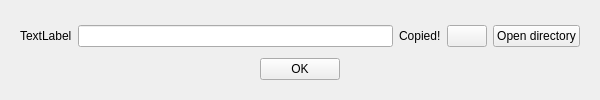
<?xml version="1.0" encoding="UTF-8"?>
<ui version="4.0">
 <class>Form</class>
 <widget class="QWidget" name="Form">
  <property name="geometry">
   <rect>
    <x>0</x>
    <y>0</y>
    <width>600</width>
    <height>100</height>
   </rect>
  </property>
  <property name="windowTitle">
   <string>Form</string>
  </property>
  <layout class="QHBoxLayout" name="horizontalLayout">
   <item>
    <widget class="QWidget" name="widget" native="true">
     <layout class="QVBoxLayout" name="verticalLayout_2">
      <item>
       <layout class="QHBoxLayout" name="horizontalLayout_2">
        <item>
         <widget class="QLabel" name="progress_label">
          <property name="text">
           <string>TextLabel</string>
          </property>
         </widget>
        </item>
        <item>
         <widget class="QWidget" name="finish_postprocess_widget" native="true">
          <layout class="QHBoxLayout" name="horizontalLayout_3">
           <property name="leftMargin">
            <number>0</number>
           </property>
           <property name="topMargin">
            <number>0</number>
           </property>
           <property name="rightMargin">
            <number>0</number>
           </property>
           <property name="bottomMargin">
            <number>0</number>
           </property>
           <item>
            <widget class="QLineEdit" name="save_path_line_edit">
             <property name="readOnly">
              <bool>true</bool>
             </property>
            </widget>
           </item>
           <item>
            <widget class="QLabel" name="copied_label">
             <property name="text">
              <string>Copied!</string>
             </property>
            </widget>
           </item>
           <item>
            <widget class="QPushButton" name="copy_button">
             <property name="text">
              <string/>
             </property>
            </widget>
           </item>
           <item>
            <widget class="QPushButton" name="open_directory_button">
             <property name="text">
              <string>Open directory</string>
             </property>
            </widget>
           </item>
          </layout>
         </widget>
        </item>
       </layout>
      </item>
      <item alignment="Qt::AlignHCenter">
       <widget class="QPushButton" name="finish_button">
        <property name="text">
         <string>OK</string>
        </property>
       </widget>
      </item>
     </layout>
    </widget>
   </item>
  </layout>
 </widget>
 <resources/>
 <connections/>
</ui>
